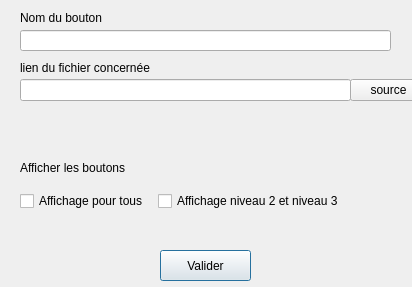
<?xml version="1.0" encoding="UTF-8"?>
<ui version="4.0">
 <class>Dialog</class>
 <widget class="QDialog" name="Dialog">
  <property name="geometry">
   <rect>
    <x>0</x>
    <y>0</y>
    <width>412</width>
    <height>287</height>
   </rect>
  </property>
  <property name="windowTitle">
   <string>Dialog</string>
  </property>
  <widget class="QPushButton" name="Bt_valider">
   <property name="geometry">
    <rect>
     <x>160</x>
     <y>250</y>
     <width>91</width>
     <height>31</height>
    </rect>
   </property>
   <property name="text">
    <string>Valider</string>
   </property>
  </widget>
  <widget class="QLineEdit" name="lineEdit">
   <property name="geometry">
    <rect>
     <x>20</x>
     <y>30</y>
     <width>371</width>
     <height>21</height>
    </rect>
   </property>
   <property name="text">
    <string/>
   </property>
  </widget>
  <widget class="QLabel" name="label">
   <property name="geometry">
    <rect>
     <x>20</x>
     <y>10</y>
     <width>91</width>
     <height>16</height>
    </rect>
   </property>
   <property name="text">
    <string>Nom du bouton</string>
   </property>
  </widget>
  <widget class="QLabel" name="label_2">
   <property name="geometry">
    <rect>
     <x>20</x>
     <y>60</y>
     <width>131</width>
     <height>16</height>
    </rect>
   </property>
   <property name="text">
    <string>lien du fichier concernée</string>
   </property>
  </widget>
  <widget class="QWidget" name="verticalLayoutWidget">
   <property name="geometry">
    <rect>
     <x>20</x>
     <y>50</y>
     <width>331</width>
     <height>80</height>
    </rect>
   </property>
   <layout class="QVBoxLayout" name="verticalLayout_2">
    <item>
     <widget class="QLineEdit" name="lineEdit_2"/>
    </item>
   </layout>
  </widget>
  <widget class="QWidget" name="verticalLayoutWidget_2">
   <property name="geometry">
    <rect>
     <x>350</x>
     <y>50</y>
     <width>77</width>
     <height>80</height>
    </rect>
   </property>
   <layout class="QVBoxLayout" name="verticalLayout_3">
    <item>
     <widget class="QPushButton" name="Bt_fichier">
      <property name="text">
       <string>source</string>
      </property>
     </widget>
    </item>
   </layout>
  </widget>
  <widget class="QLabel" name="label_3">
   <property name="geometry">
    <rect>
     <x>20</x>
     <y>160</y>
     <width>111</width>
     <height>16</height>
    </rect>
   </property>
   <property name="text">
    <string>Afficher les boutons</string>
   </property>
  </widget>
  <widget class="QWidget" name="horizontalLayoutWidget">
   <property name="geometry">
    <rect>
     <x>20</x>
     <y>190</y>
     <width>321</width>
     <height>22</height>
    </rect>
   </property>
   <layout class="QHBoxLayout" name="horizontalLayout">
    <item>
     <widget class="QCheckBox" name="checkBox_3">
      <property name="text">
       <string>Affichage pour tous </string>
      </property>
     </widget>
    </item>
    <item>
     <widget class="QCheckBox" name="checkBox">
      <property name="text">
       <string>Affichage niveau 2 et niveau 3</string>
      </property>
     </widget>
    </item>
   </layout>
  </widget>
 </widget>
 <resources/>
 <connections/>
</ui>
